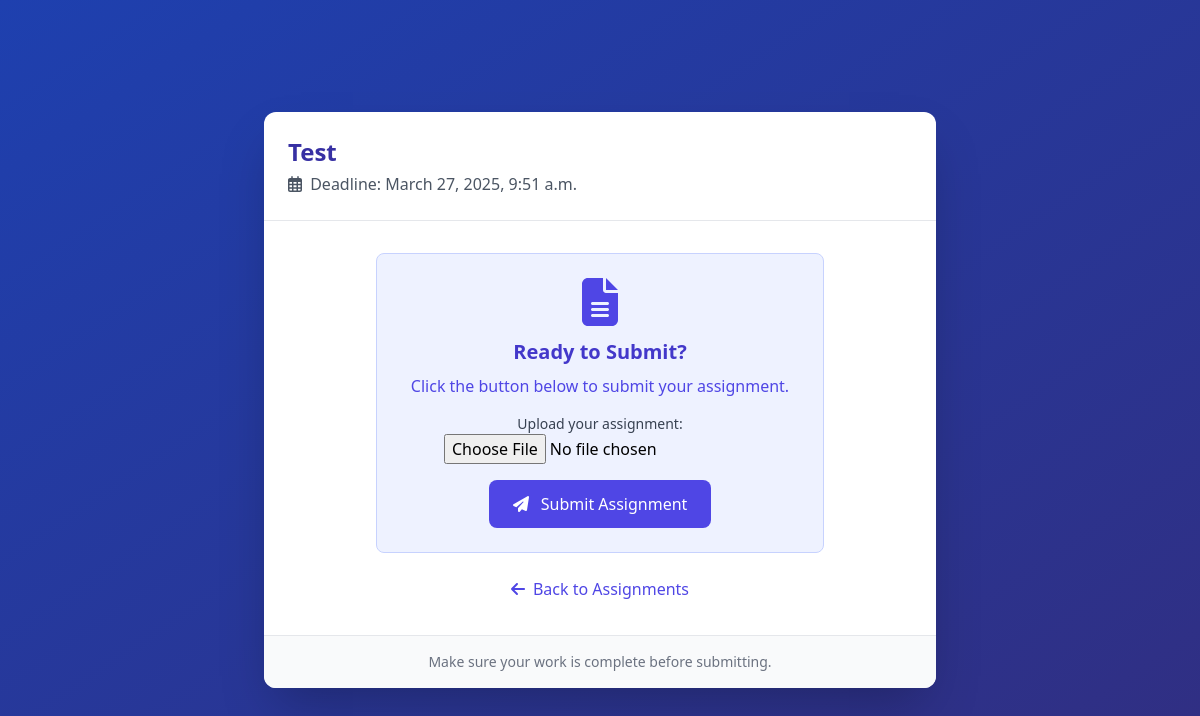
Page /submit/5/ (signed in) on the earlier database version.
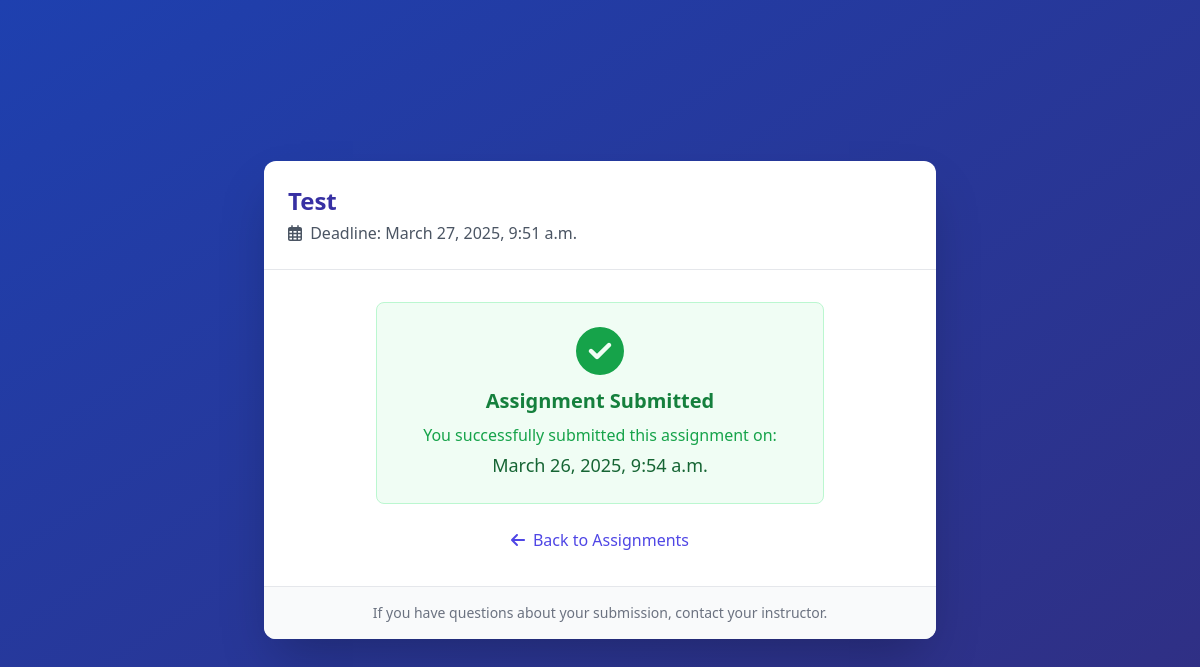
Same page on the later database version.
### submissions/models.py (models this page shows, shortened)
class StudentSubmission(models.Model):
    student = models.ForeignKey(User, on_delete=models.CASCADE)
    assignment = models.ForeignKey(Assignment, on_delete=models.CASCADE)
    submitted_at = models.DateTimeField(null=True, blank=True)
    is_submitted = models.BooleanField(default=False)
    student_attachment = models.FileField(upload_to=assignment_upload_path_student, null=True, blank=True)
    marked = models.BooleanField(default=False)
    class SubmissionStatus(models.TextChoices):
        NOT_STARTED = 'NS', 'Not Started'
        IN_PROGRESS = 'IP', 'In Progress'
        SUBMITTED_EARLY = 'SE', 'Submitted Early'
        SUBMITTED_ON_TIME = 'ST', 'Submitted On Time'
        LATE_SUBMISSION = 'LS', 'Late Submission'
    status = models.CharField(
        max_length=2,
        choices=SubmissionStatus.choices,
        default=SubmissionStatus.NOT_STARTED
    )
    ai_feedback = models.TextField(blank=True, null=True)

### reminders/views.py (the view)
# urls.py: path("submit/<int:assignment_id>/", submit_assignment, name="submit_assignment"),
@login_required
def submit_assignment(request, assignment_id):
    assignment = get_object_or_404(Assignment, id=assignment_id)
    student = request.user
    submission, created = StudentSubmission.objects.get_or_create(student=student, assignment=assignment)
    if request.method == "POST":
        form = SubmissionForm(request.POST, request.FILES, instance=submission)
        if form.is_valid():
            now = timezone.now()
            submission.submitted_at = now
            submission.is_submitted = True
            if now < assignment.deadline:
                time_difference = (assignment.deadline - now).total_seconds()
                if time_difference > 86400:
                    submission.status = StudentSubmission.SubmissionStatus.SUBMITTED_EARLY
                else:
                    submission.status = StudentSubmission.SubmissionStatus.SUBMITTED_ON_TIME
            else:
                submission.status = StudentSubmission.SubmissionStatus.LATE_SUBMISSION
            form.save()
            messages.success(request, "Assignment submitted successfully!")
            return redirect("assignment_list")
    else:
        form = SubmissionForm(instance=submission)
    return render(request, "submit_assignment.html", {"assignment": assignment, "submission": submission, "form": form})

### submissions/forms.py
class SubmissionForm(forms.ModelForm):
    class Meta:
        model = StudentSubmission
        fields = ['student_attachment']

### reminders/templates/submit_assignment.html (shortened to what this page needs)
{% load static %}
<!DOCTYPE html>
<html lang="en">
<head>
    <script src="https://cdn.tailwindcss.com"></script>
</head>
<body class="bg-gradient-to-br from-blue-800 to-indigo-900 min-h-screen flex items-center justify-center p-4">
    <div class="max-w-2xl w-full bg-white rounded-xl shadow-2xl overflow-hidden">
        <div class="p-6 border-b">
            <h1 class="text-2xl font-bold text-indigo-800">{{ assignment.title }}</h1>
            <p class="text-gray-600 mt-1">
                <i class="far fa-calendar-alt mr-1"></i> Deadline: {{ assignment.deadline }}
            </p>
        </div>
        <div class="p-8 flex flex-col items-center">
            <div class="w-full max-w-md text-center">
                {% if submission and submission.is_submitted %}
                    <div class="bg-green-50 border border-green-200 rounded-lg p-6 mb-6">
                        <div class="text-green-600 text-5xl mb-3">
                            <i class="fas fa-check-circle"></i>
                        </div>
                        <h3 class="text-xl font-semibold text-green-700 mb-2">Assignment Submitted</h3>
                        <p class="text-green-600">
                            You successfully submitted this assignment on:
                        </p>
                        <p class="text-lg font-medium text-green-800 mt-1">
                            {{ submission.submitted_at }}
                        </p>
                    </div>
                {% else %}
                    <div class="bg-indigo-50 border border-indigo-200 rounded-lg p-6 mb-6">
                        <div class="text-indigo-600 text-5xl mb-3">
                            <i class="fas fa-file-alt"></i>
                        </div>
                        <h3 class="text-xl font-semibold text-indigo-700 mb-2">Ready to Submit?</h3>
                        <p class="text-indigo-600 mb-4">
                            Click the button below to submit your assignment.
                        </p>
                        <form method="POST" enctype="multipart/form-data">
                            <div class="mb-4">
                                <label for="file-upload" class="block text-sm font-medium text-gray-700">Upload your assignment:</label>
                                {{ form.student_attachment }}
                            </div>
                            <button type="submit" class="px-6 py-3 bg-indigo-600 hover:bg-indigo-700 text-white font-medium rounded-lg transition">
                                <i class="fas fa-paper-plane mr-2"></i> Submit Assignment
                            </button>
                        </form>
                    </div>
                {% endif %}
                <a href="{% url 'assignment_list' %}" class="inline-flex items-center text-indigo-600 hover:text-indigo-800 font-medium">
                    <i class="fas fa-arrow-left mr-2"></i> Back to Assignments
                </a>
            </div>
        </div>
        <div class="bg-gray-50 p-4 text-center border-t">
            <p class="text-sm text-gray-500">
                {% if submission and submission.is_submitted %}
                    If you have questions about your submission, contact your instructor.
                {% else %}
                    Make sure your work is complete before submitting.
                {% endif %}
            </p>
        </div>
    </div>
</body>
</html>

Differences in the rows shown:
changed StudentSubmission: is_submitted False → True (drawn); submitted_at (not shown) → "March 26, 2025, 9:54 a.m."
Other differences:
text no longer shown: "Ready to Submit? Click the button below to submit your assignment. Upload your assignment: Submit Assignment Make sure your work is complete before submitting."
text now shown: "Assignment Submitted You successfully submitted this assignment on: If you have questions about your submission, contact your instructor."
